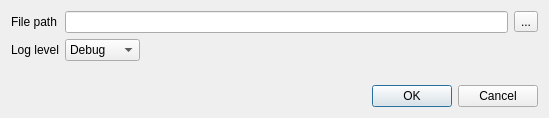
<?xml version="1.0" encoding="UTF-8"?>
<ui version="4.0">
 <class>SaveLogDialog</class>
 <widget class="QDialog" name="SaveLogDialog">
  <property name="geometry">
   <rect>
    <x>0</x>
    <y>0</y>
    <width>549</width>
    <height>118</height>
   </rect>
  </property>
  <property name="windowTitle">
   <string>Select File</string>
  </property>
  <layout class="QVBoxLayout" name="verticalLayout">
   <item>
    <layout class="QGridLayout" name="gridLayout">
     <item row="0" column="0">
      <widget class="QLabel" name="labelFilePath">
       <property name="text">
        <string>File path</string>
       </property>
      </widget>
     </item>
     <item row="0" column="1">
      <widget class="QLineEdit" name="lineEditFilePath">
       <property name="text">
        <string notr="true"/>
       </property>
      </widget>
     </item>
     <item row="0" column="2">
      <widget class="QToolButton" name="toolButtonFilePath">
       <property name="text">
        <string notr="true">...</string>
       </property>
      </widget>
     </item>
     <item row="1" column="0">
      <widget class="QLabel" name="labelLogLevel">
       <property name="text">
        <string>Log level</string>
       </property>
      </widget>
     </item>
     <item row="1" column="1">
      <layout class="QHBoxLayout" name="horizontalLayout">
       <item>
        <widget class="QComboBox" name="comboBoxLogLevel">
         <item>
          <property name="text">
           <string>Debug</string>
          </property>
         </item>
         <item>
          <property name="text">
           <string>Info</string>
          </property>
         </item>
         <item>
          <property name="text">
           <string>Warning</string>
          </property>
         </item>
         <item>
          <property name="text">
           <string>Error</string>
          </property>
         </item>
        </widget>
       </item>
       <item>
        <spacer name="horizontalSpacer">
         <property name="orientation">
          <enum>Qt::Horizontal</enum>
         </property>
         <property name="sizeHint" stdset="0">
          <size>
           <width>40</width>
           <height>20</height>
          </size>
         </property>
        </spacer>
       </item>
      </layout>
     </item>
    </layout>
   </item>
   <item>
    <spacer name="verticalSpacer">
     <property name="orientation">
      <enum>Qt::Vertical</enum>
     </property>
     <property name="sizeHint" stdset="0">
      <size>
       <width>20</width>
       <height>0</height>
      </size>
     </property>
    </spacer>
   </item>
   <item>
    <widget class="QDialogButtonBox" name="buttonBox">
     <property name="orientation">
      <enum>Qt::Horizontal</enum>
     </property>
     <property name="standardButtons">
      <set>QDialogButtonBox::Cancel|QDialogButtonBox::Ok</set>
     </property>
    </widget>
   </item>
  </layout>
 </widget>
 <resources/>
 <connections>
  <connection>
   <sender>buttonBox</sender>
   <signal>accepted()</signal>
   <receiver>SaveLogDialog</receiver>
   <slot>accept()</slot>
   <hints>
    <hint type="sourcelabel">
     <x>248</x>
     <y>254</y>
    </hint>
    <hint type="destinationlabel">
     <x>157</x>
     <y>274</y>
    </hint>
   </hints>
  </connection>
  <connection>
   <sender>buttonBox</sender>
   <signal>rejected()</signal>
   <receiver>SaveLogDialog</receiver>
   <slot>reject()</slot>
   <hints>
    <hint type="sourcelabel">
     <x>316</x>
     <y>260</y>
    </hint>
    <hint type="destinationlabel">
     <x>286</x>
     <y>274</y>
    </hint>
   </hints>
  </connection>
 </connections>
</ui>
